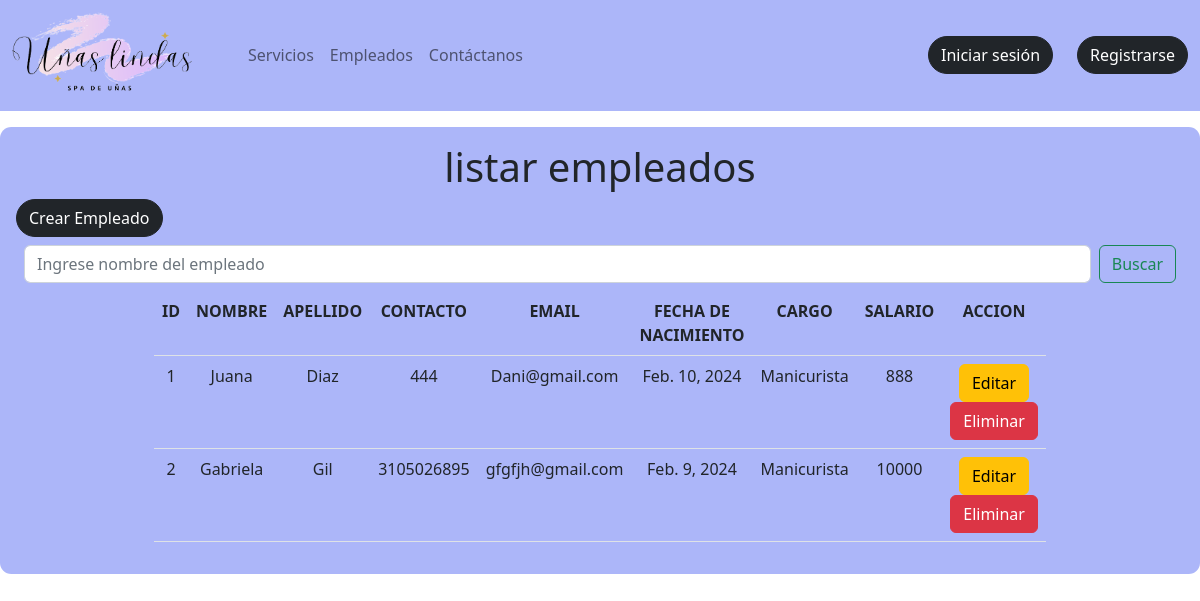
The page /listar_empleado on the database its author committed.
### agenda/models.py (models this page shows, shortened)
class Empleado(models.Model):
    idEmpleado=models.BigAutoField(unique=True, primary_key=True)
    nombre=models.CharField(max_length=50)
    apellido=models.CharField(max_length=50)
    contacto=models.CharField(max_length=50)
    email=models.CharField(max_length=50)
    fechaNacimiento=models.DateField()
    cargo=models.CharField(max_length=50)
    salario=models.CharField(max_length=50)

### agenda/views.py (the view)
# urls.py: path('listar_empleado',listar_empleado,name="listar_empleado"),
def listar_empleado(request):
    result=Empleado.objects.all()
    context={"data":result}
    return render(request, 'agenda/empleados/listar_empleado.html',context)

### agenda/templates/agenda/empleados/listar_empleado.html (shortened to what this page needs)
{% extends 'agenda/base.html' %}
{% load static %}
{% block contenedor %}
<section class="container mt-3 mb-3 p-3" style="background-color: #ACB6F9; max-width: 1400px; border-radius: 0.3cm;">
<h1 class="text-center">listar empleados</h1>
  <a class="btn btn-dark rounded-pill mx-auto" href="{% url 'form_empleado' %}">Crear Empleado</a>
  <form class="d-flex m-2" role="search" method="post" action="{% url 'buscar_empleado' %}">
    <input class="form-control me-2" type="search" placeholder="Ingrese nombre del empleado" aria-label="Search" name="empleado">
    <button class="btn btn-outline-success" type="submit">Buscar</button>
  </form>
  {% if data %}
  <table class="table w-75 mx-auto text-center">
    <tr>
        <th>ID</th>
        <th>NOMBRE</th>
        <th>APELLIDO</th>
        <th>CONTACTO</th>
        <th>EMAIL</th>
        <th>FECHA DE NACIMIENTO</th>
        <th>CARGO</th>
        <th>SALARIO</th>
        <th>ACCION</th>
    </tr>
    {% for i in data %}
    <tr>
        <td>{{i.idEmpleado}}</td>
        <td>{{i.nombre}}</td>
        <td>{{i.apellido}}</td>
        <td>{{i.contacto}}</td>
        <td>{{i.email}}</td>
        <td>{{i.fechaNacimiento}}</td>
        <td>{{i.cargo}}</td>
        <td>{{i.salario}}</td>
        <td>
            <a class="btn btn-warning" href="{% url 'editar_empleado' i.idEmpleado %}">Editar</a>
            <a class="btn btn-danger"  onclick="return confirm('¿Estas seguro de eliminar?')" class="eliminar" href="{% url 'eliminar_empleado' i.idEmpleado %}">Eliminar</a>
        </td>
    </tr>
    {% endfor %}
  </table>
  {% else %}
  no hay registros
  {% endif %}
  </section>
{% endblock %}

### rows shown on the page
Empleado: idEmpleado "1", nombre "Juana", apellido "Diaz", contacto "444", email "Dani@gmail.com", fechaNacimiento "Feb. 10, 2024", cargo "Manicurista", salario "888"
Empleado: idEmpleado "2", nombre "Gabriela", apellido "Gil", contacto "3105026895", email "gfgfjh@gmail.com", fechaNacimiento "Feb. 9, 2024", cargo "Manicurista", salario "10000"
